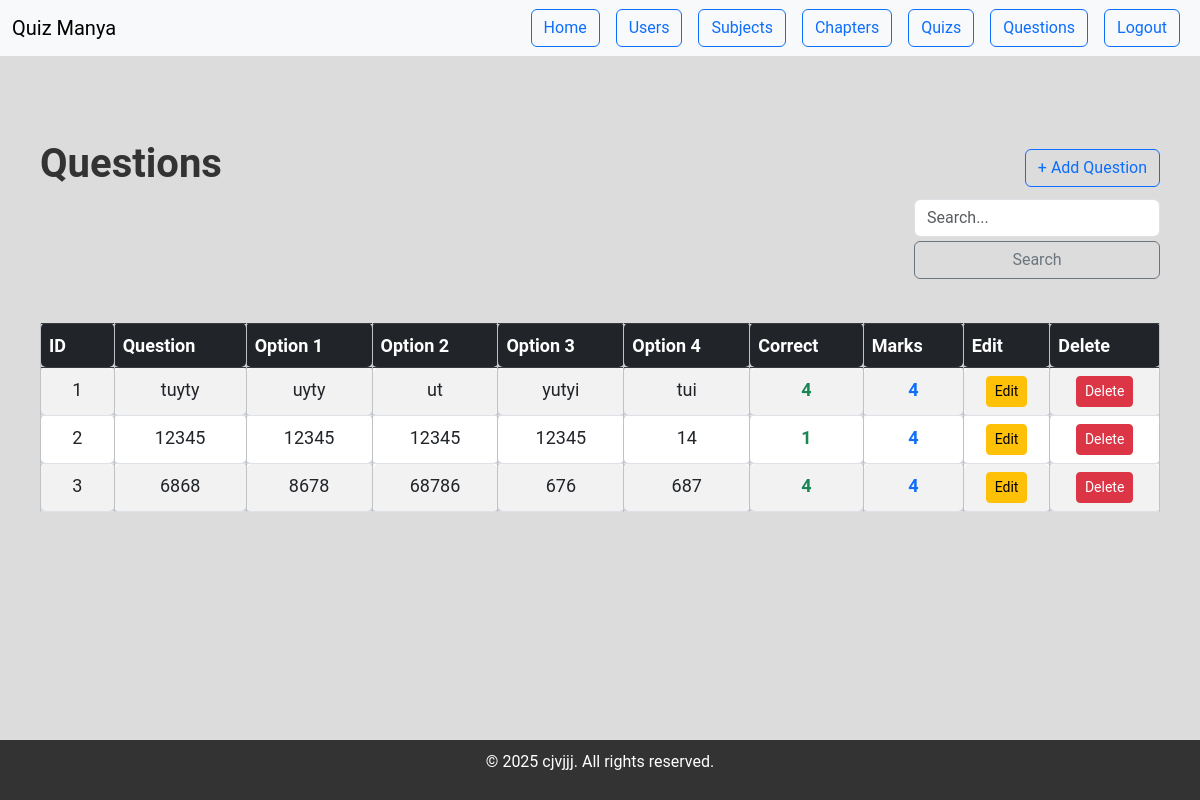
/questions (signed in), run on the app's committed database.
### app.py (models this page shows)
class Question(db.Model):
    id = db.Column(db.Integer, primary_key=True)
    question = db.Column(db.String())
    option1 = db.Column(db.String())
    option2 = db.Column(db.String())
    option3 = db.Column(db.String())
    option4 = db.Column(db.String())
    correct = db.Column(db.Integer())
    marks = db.Column(db.Integer())
    quiz = db.Column(db.Integer, db.ForeignKey('quiz.id',ondelete="CASCADE" ), nullable=False)
    quiz_item = db.relationship('Quiz', backref=db.backref('questions', passive_deletes=True))

### app.py (the view)
@app.route("/questions", methods=['POST', 'GET'])
@admin_required
def questions():
    questions = Question.query.all()
    query = request.args.get('query')
    if query:
        questions = Question.query.filter(Question.name.ilike(f'%{query}%')).all()
    print(questions)
    return render_template('questions.html', questions=questions)

### app.py (called while the page is built, shortened)
@login_manager.user_loader
def load_user(user_id):
    return User.query.get(int(user_id))

def admin_required(f):
    @wraps(f)
    def decorated_function(*args, **kwargs):
        if not current_user.is_authenticated:
            flash("You need to log in first!", "warning")
            return redirect(url_for("login"))
        if not current_user.u_is_admin:
            flash("You do not have permission to access this page!", "danger")
            return redirect(url_for("home"))
        return f(*args, **kwargs)
    return decorated_function

@app.before_request
def create_admin():
    with app.app_context():
        db.create_all()
        email= 'admin@m.in'
        username = 'jagdish'
        pw = '123'
        name = 'admin'
        email= 'admin@m.in'
        admin_user = User.query.filter_by(u_email=email).first()

### templates/questions.html
{% extends "base.html" %}
{% block content %}
<div class="container mt-4">
    <div class="d-flex justify-content-between align-items-center">
        <h1 class="fw-bold">Questions</h1>
        <button class="btn btn-outline-primary" onclick="window.location.href='/add_question'">
            + Add Question
        </button>
    </div>
    <div style="display: flex; justify-content: flex-end;" class="d-flex ml-auto">
        <form action="{{ url_for('quizs') }}"" method="GET">
                <input type="text" class="form-control" name="query" placeholder="Search..." aria-label="Search" aria-describedby="basic-addon2">
                <button class="btn btn-outline-secondary" type="submit" id="basic-addon2">Search</button>
        </form>
    </div>
    <div class="table-responsive mt-4">
        <table class="table table-striped table-hover table-bordered">
            <thead class="table-dark">
                <tr>
                    <th>ID</th>
                    <th>Question</th>
                    <th>Option 1</th>
                    <th>Option 2</th>
                    <th>Option 3</th>
                    <th>Option 4</th>
                    <th>Correct</th>
                    <th>Marks</th>
                    <th>Edit</th>
                    <th>Delete</th>
                </tr>
            </thead>
            <tbody>
                {% for question in questions %}
                <tr>
                    <td>{{ question.id }}</td>
                    <td>{{ question.question }}</td>
                    <td>{{ question.option1 }}</td>
                    <td>{{ question.option2 }}</td>
                    <td>{{ question.option3 }}</td>
                    <td>{{ question.option4 }}</td>
                    <td class="fw-bold text-success">{{ question.correct }}</td>
                    <td class="fw-bold text-primary">{{ question.marks }}</td>
                    <td>
                        <a href="{{ url_for('edit_question', id=question.id) }}" class="btn btn-warning btn-sm">
                            Edit
                        </a>
                    </td>
                    <td>
                        <a href="{{ url_for('delete_question', id=question.id) }}" class="btn btn-danger btn-sm">
                            Delete
                        </a>
                    </td>
                </tr>
                {% endfor %}
            </tbody>
        </table>
    </div>
</div>
{% endblock %}

### templates/base.html (style rules this page uses)
body { background-color: gainsboro; font-family: 'Roboto', sans-serif; color: #333; margin-bottom: 10%; }
.container { margin-top: 20px; }
table { background: #d4ced4; width: 85% !important; min-width: 100% !important; margin: 20px auto; border-collapse: collapse; font-size: 18px; border-radius: 8px; table-layout: auto; }
table, th, td { border: 1px solid #bdc3c7; }
th { background-color: #3498db; color: white; padding: 10px; font-weight: bold; }
td { padding: 10px; text-align: center; }
tr:nth-child(even) { background-color: #ecf0f1; }
td, th { border-radius: 5px; min-width: 50px; word-wrap: break-word; }
div { width: 100% !important; max-width: 100% !important; overflow-x: auto; }
.container { display: flex; justify-content: center; align-items: center; height: 80%; padding: 20px; flex-wrap: wrap; }
form input,form select { width: 100%; padding: 10px; font-size: 1em; border: 1px solid #ddd; border-radius: 4px; margin-top: 0.3cap; }
form button { width: 100%; padding: 10px; font-size: 1em; border: 1px solid #ddd; background-color: #3498db; border-radius: 4px; margin-top: 0.3cap; }

### data on the page
Question: id "1", question "tuyty", option1 "uyty", option2 "ut", option3 "yutyi", option4 "tui", correct "4", marks "4"
Question: id "2", question "12345", option1 "12345", option2 "12345", option3 "12345", option4 "14", correct "1", marks "4"
Question: id "3", question "6868", option1 "8678", option2 "68786", option3 "676", option4 "687", correct "4", marks "4"
